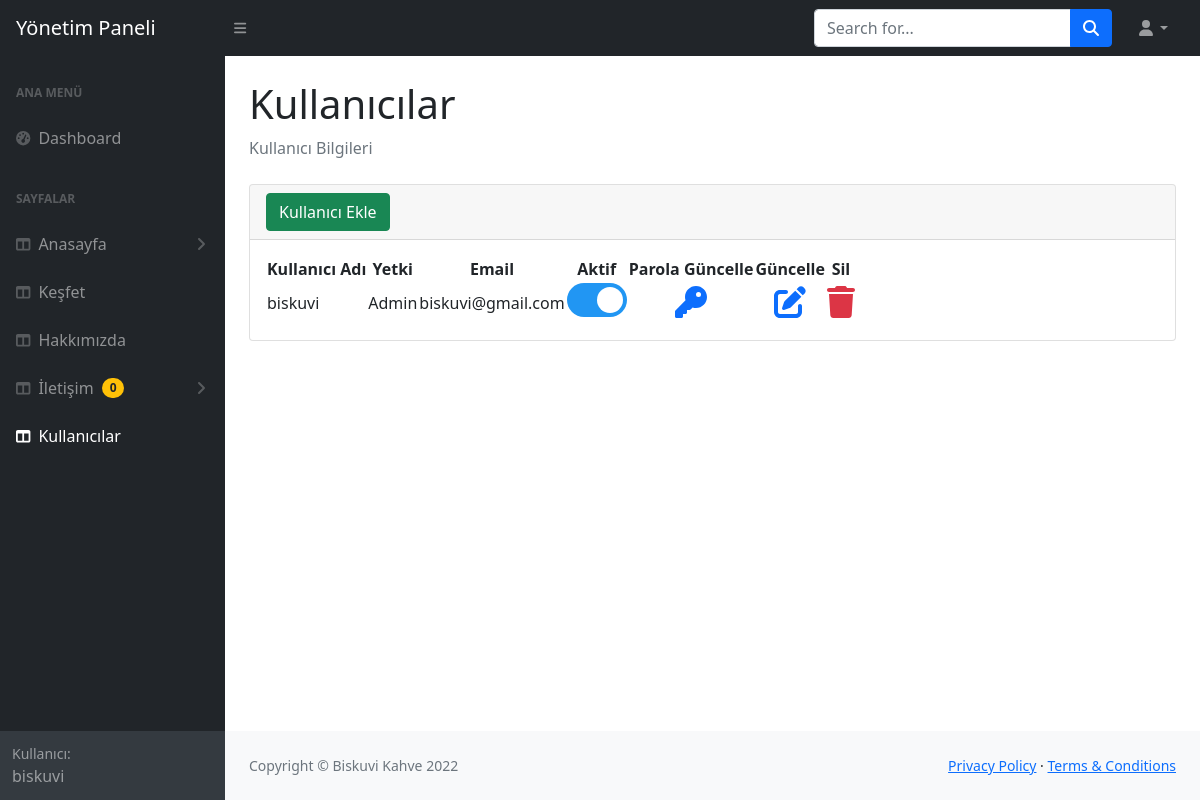
Page /admin/kullanici.php (signed in) on the committed database.
### tables this page shows
CREATE TABLE IF NOT EXISTS `kullanici` (
  `id` int(11) NOT NULL AUTO_INCREMENT,
  `kadi` char(50) NOT NULL,
  `parola` char(200) NOT NULL,
  `yetki` tinyint(4) NOT NULL DEFAULT '0',
  `email` char(50) NOT NULL,
  `aktif` tinyint(4) NOT NULL DEFAULT '0',
  PRIMARY KEY (`id`)
);

### admin/kullanici.php (the view, shortened to what this page needs)
<?php
include("inc/ahead.php");
?>
<main>
    <div class="container-fluid px-4">
        <h1 class="mt-4">Kullanıcılar </h1>
        <ol class="breadcrumb mb-4">
            <li class="breadcrumb-item active">Kullanıcı Bilgileri </li>
        </ol>
        <div class="card mb-4">
            <div class="card-header">
                <a href="kullaniciEkle.php" class="btn btn-success">Kullanıcı Ekle</a>
            </div>
            <div class="card-body">
                <table id="datatablesSimple" class="dataTable">
                    <thead>
                        <tr>
                            <th class="text-center">Kullanıcı Adı</th>
                            <th class="text-center">Yetki</th>
                            <th class="text-center">Email</th>
                            <th class="text-center">Aktif</th>
                            <th class="text-center">Parola Güncelle</th>
                            <th class="text-center">Güncelle</th>
                            <th class="text-center">Sil</th>
                        </tr>
                    </thead>
                    <tbody>
                        <?php
                        $sorgu = $baglanti->prepare("select * from kullanici");
                        $sorgu->execute();
                        while ($sonuc = $sorgu->fetch()) {
                        ?>
                            <tr>
                                <td><?= $sonuc["kadi"] ?></td>
                                <td><?= $sonuc["yetki"] == 1 ? 'Admin' : 'Normal Kullanıcı' ?></td>
                                <td><?= $sonuc["email"] ?></td>
                                <td>
                                    <link href="css/switch.css" rel="stylesheet" />
                                    <label class="switch">
                                        <span class="slider round"></span>
                                    </label>
                                </td>
                                <td class="text-center">
                                    <a href="kullaniciParolaGuncelle.php?id=<?= $sonuc["id"] ?>">
                                        <span class="fa fa-key fa-2x"></span>
                                    </a>
                                </td>
                                <td class="text-center">
                                    <a href="kullaniciGuncelle.php?id=<?= $sonuc["id"] ?>">
                                        <span class="fa fa-edit fa-2x"></span>
                                    </a>
                                </td>
                                <td class="text-center">
                                    <a href="#" data-bs-toggle="modal" data-bs-target="#silModal<?= $sonuc["id"] ?>"><span class="fa fa-trash fa-2x text-danger"></span></a>
                                </td>
                            </tr>
                        <?php
                        }
                        ?>
                    </tbody>
                </table>
            </div>
        </div>
    </div>
</main>
<?php
include("inc/afooter.php")
?>

### admin/css/switch.css (style rules this page uses)
.slider { position: absolute; cursor: pointer; top: 0; left: 0; right: 0; bottom: 0; background-color: #ccc; -webkit-transition: .4s; transition: .4s; }
.slider:before { position: absolute; content: ""; height: 26px; width: 26px; left: 4px; bottom: 4px; background-color: white; -webkit-transition: .4s; transition: .4s; }
input:checked+.slider { background-color: #2196F3; }
input:checked+.slider:before { -webkit-transform: translateX(26px); -ms-transform: translateX(26px); transform: translateX(26px); }
.slider.round { border-radius: 34px; }
.slider.round:before { border-radius: 50%; }

### rows in the picture
kullanici: kadi "biskuvi", yetki "Admin", email "biskuvi@gmail.com"

### other values in the picture
$sonucOkundu["sayi"] "0"
$_SESSION["kadi"] "biskuvi"
